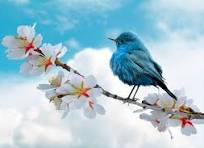
#> input picture day5 assesment/bird.jpg, 204 x 148 px
$ python bruteforce.py
#> lines starting #> are read from the running program, lines starting #| are printed output that depends on the picture
import cv2
import matplotlib.pyplot as plt
img1=cv2.imread("bird.jpg")
#> img1 is the input picture: shape (148, 204, 3); mean B, G, R 210.8, 198.6, 168.4
img2=cv2.imread("images.jpg")
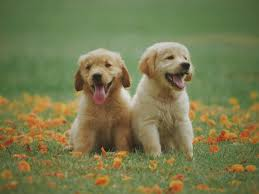
#> input picture day5 assesment/images.jpg, 259 x 194 px
#> img2 is the input picture: shape (194, 259, 3); mean B, G, R 78.5, 122, 119.3
orb=cv2.ORB_create()
kp1,des1=orb.detectAndCompute(img1,None)
#> kp1 = 323 keypoints; strongest (x, y, size): (131, 86, 31), (133, 88, 31), (133, 85, 31), (128, 97, 31)
kp2,des2=orb.detectAndCompute(img2,None)
#> kp2 = 388 keypoints; strongest (x, y, size): (188, 65, 31), (185, 64, 53.6), (185, 66, 64.3), (97, 75, 64.3)
Brute_Force=cv2.BFMatcher(cv2.NORM_HAMMING,crossCheck=True)
matches=Brute_Force.match(des1,des2)
#> matches = 91 matches
matches=sorted(matches,key=lambda x:x.distance)
result=cv2.drawMatches(img1,kp1,img2,kp2,matches[:30],None,flags=0)
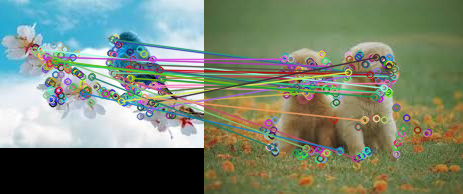
#> result: shape (194, 463, 3); mean B, G, R 114.1, 132.8, 120.7
plt.imshow(cv2.cvtColor(result,cv2.COLOR_BGR2GRAY))
plt.show()
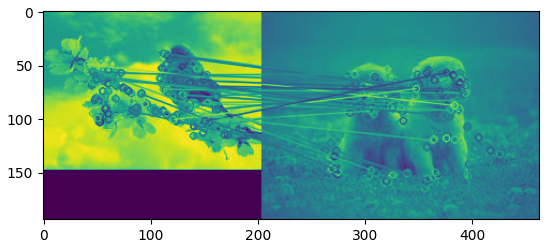
#> figure drawn by matplotlib, 1 panel
